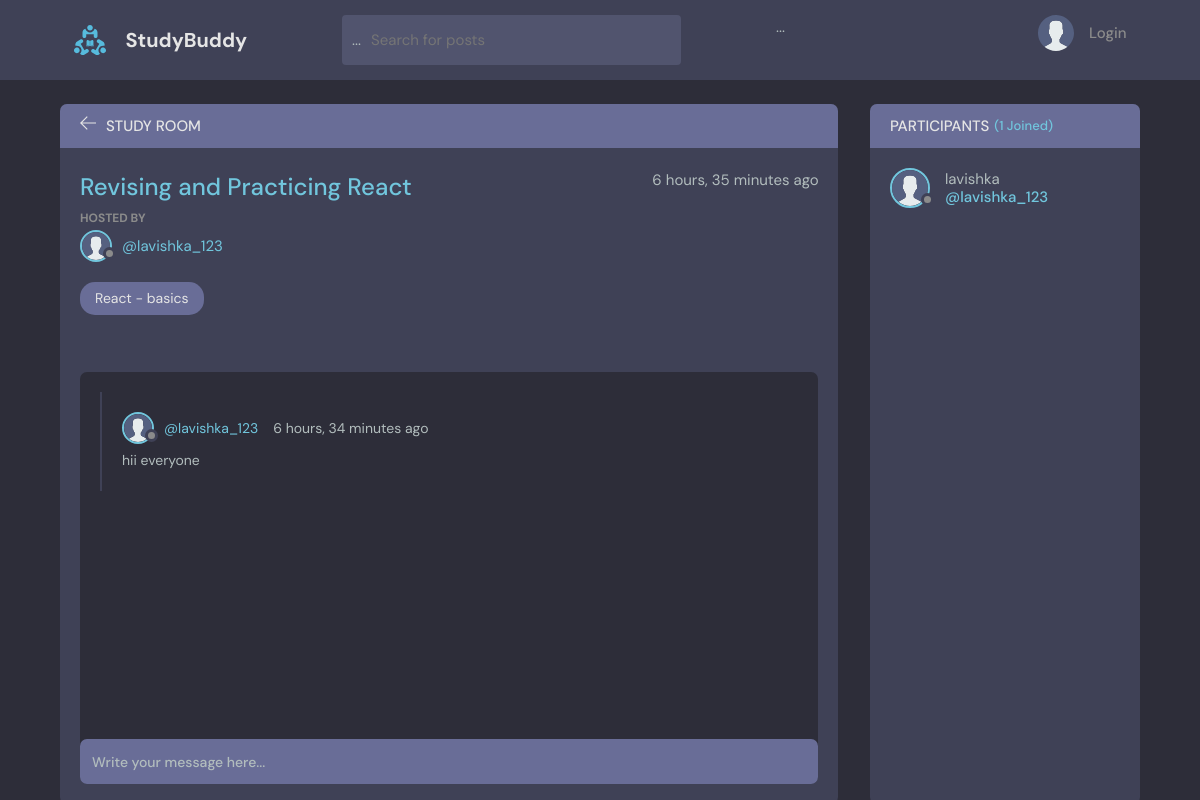
/room/2/, run on an earlier commit of the app's database.
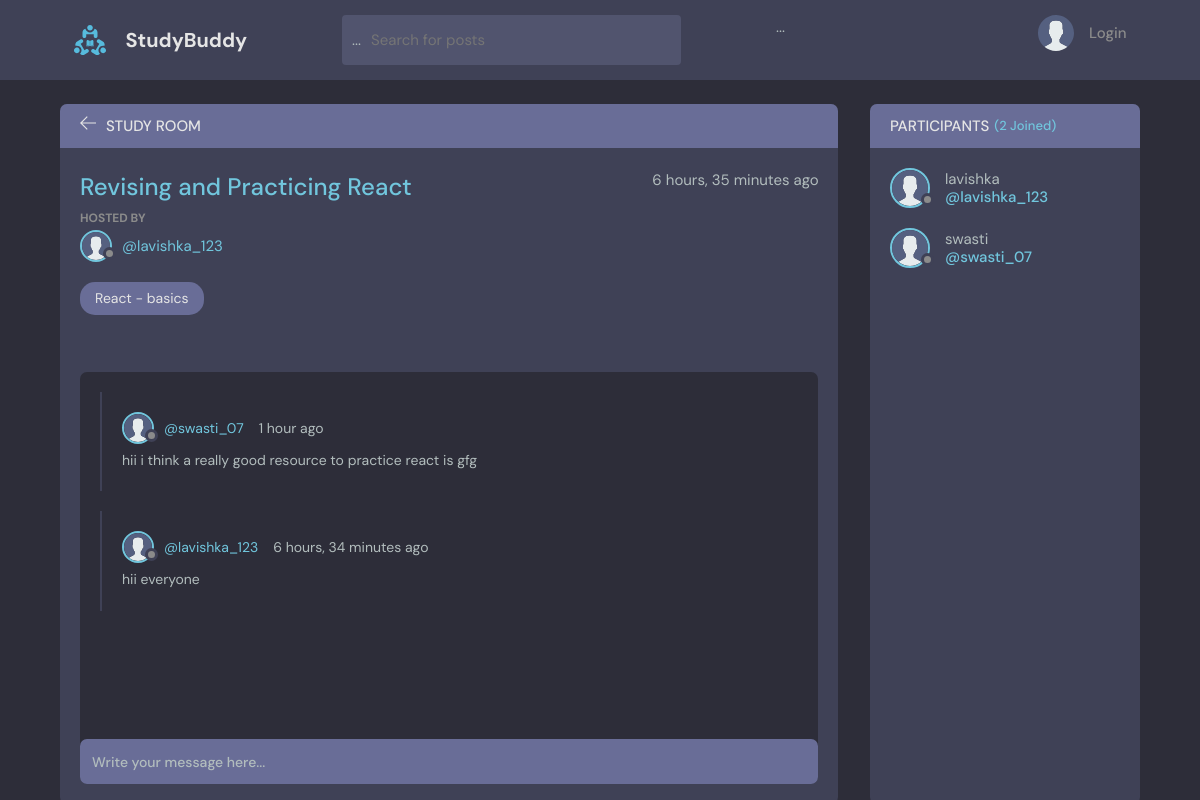
And on a later commit of the database.
### base/models.py (models this page shows, shortened)
class Room(models.Model):
    host = models.ForeignKey(User, on_delete=models.SET_NULL,null=True)
    topic = models.ForeignKey(Topic, on_delete=models.SET_NULL,null=True)
    name = models.CharField(max_length=200)
    description = models.TextField(null=True,blank = True)
    participants = models.ManyToManyField(User,related_name='participants' , blank = True)
    updated = models.DateTimeField(auto_now=True)
    created = models.DateTimeField(auto_now_add=True)
    class Meta:
        ordering = ['-updated' , '-created']

class User(AbstractUser):
    name = models.CharField(max_length=200,null = True)
    email = models.EmailField(null=True,unique=True)
    bio = models.TextField(null=True)
    avatar = models.ImageField(null = True,default = "avatar.svg")
    USERNAME_FIELD = 'email'
    REQUIRED_FIELDS = []

class Topic(models.Model):
    name = models.CharField(max_length=200)
    def __str__(self):
        return self.name

class Message(models.Model):
    user = models.ForeignKey(User, on_delete=models.CASCADE)
    room = models.ForeignKey(Room,on_delete=models.CASCADE)
    body = models.TextField()
    updated = models.DateTimeField(auto_now=True)
    created = models.DateTimeField(auto_now_add=True)
    class Meta:
        ordering = ['-updated' , '-created']

### base/views.py (the view, shortened to what this page needs)
# urls.py: path('room/<str:pk>/' , views.room , name = "room"),
def room(request,pk):
    room = Room.objects.get(id=pk)
    room_messages = room.message_set.all().order_by('-created')
    participants = room.participants.all()
    context = {'room': room , 'room_messages':room_messages , 'participants':participants }
    return render(request, 'base/room.html', context)

### base/templates/base/room.html (shortened to what this page needs)
{% extends 'main.html' %}
{% block content %}
<main class="profile-page layout layout--2">
  <div class="container">
    <div class="room">
      <div class="room__top">
        <div class="room__topLeft">
          <a href="{% url 'home' %}">
            <svg version="1.1" xmlns="http://www.w3.org/2000/svg" width="32" height="32" viewBox="0 0 32 32">
              <title>arrow-left</title>
              <path
                d="M13.723 2.286l-13.723 13.714 13.719 13.714 1.616-1.611-10.96-10.96h27.625v-2.286h-27.625l10.965-10.965-1.616-1.607z">
              </path>
            </svg>
          </a>
          <h3>Study Room</h3>
        </div>
      </div>
      <div class="room__box scroll">
        <div class="room__header scroll">
          <div class="room__info">
            <h3>{{room.name}}</h3>
            <span>{{room.created|timesince}} ago</span>
          </div>
          <div class="room__hosted">
            <p>Hosted By</p>
            <a href="{% url 'user-profile' room.host.id %}" class="room__author">
              <div class="avatar avatar--small">
                <img src="{{room.host.avatar.url}}" />
              </div>
              <span>@{{room.host.username}}</span>
            </a>
          </div>
          <span class="room__topics">{{room.topic}}</span>
        </div>
        <div class="room__conversation">
          <div class="threads scroll">
            {% for message in room_messages %}
            <div class="thread">
              <div class="thread__top">
                <div class="thread__author">
                  <a href="{% url 'user-profile' message.user.id %}" class="thread__authorInfo">
                    <div class="avatar avatar--small">
                      <img src="{{message.user.avatar.url}}" />
                    </div>
                    <span>@{{message.user.username}}</span>
                  </a>
                  <span class="thread__date">{{message.created|timesince}} ago</span>
                </div>
              </div>
              <div class="thread__details">
                {{message.body}}
              </div>
            </div>
            {% endfor %}
          </div>
        </div>
      </div>
      <div class="room__message">
        <form action="" method="POST">
          <input name="body" placeholder="Write your message here..." />
        </form>
      </div>
    </div>
    <div class="participants">
      <h3 class="participants__top">Participants <span>({{participants.count}} Joined)</span></h3>
      <div class="participants__list scroll">
        {% for user in participants %}
        <a href="{%  url 'user-profile' user.id %}" class="participant">
          <div class="avatar avatar--medium">
            <img src="{{user.avatar.url}}" />
          </div>
          <p>
            {{user.name}}
            <span>@{{user.username}}</span>
          </p>
        </a>
        {% endfor %}
      </div>
    </div>
  </div>
</main>
{% endblock content %}

### templates/main.html (shortened to what this page needs)
<!DOCTYPE html>
{% load static %}
<html lang="en">
  <head>
    <link rel="stylesheet" href="{% static 'styles/style.css' %}" />
  </head>
  <body>
    {% include 'navbar.html' %}
    {% block content %}
    {% endblock %}
  </body>
</html>

### templates/navbar.html
{% load static %}
<header class="header header--loggedIn">
  <div class="container">
    {% url 'home' as home_url %}
    {% if home_url %}
      <a href="{{ home_url }}" class="header__logo">
        <img src="{% static 'images/logo.svg' %}" />
        <h1>StudyBuddy</h1>
      </a>
    {% endif %}
    <form class="header__search" method="GET" action="{{ home_url|default:'#' }}">
      <label>
        ...
        <input name="q" placeholder="Search for posts" />
      </label>
    </form>
    ...
    <nav class="header__menu">
      {% if request.user.is_authenticated %}
        <div class="header__user">
          <a href="{% url 'update-user' %}">
            <div class="avatar avatar--medium active">
              <img src="{{request.user.avatar.url}}" />
            </div>
            <p>{{request.user.username}} <span>@{{request.user.username}}</span></p>
          </a>
        </div>
      {% else %}
        <a href="{% url 'login' %}">
          <img src="{% static 'images/avatar.svg' %}" />
          <p>Login</p>
        </a>
      {% endif %}
    </nav>
  </div>
</header>

What changed in the data, as far as the page shows it:
added Message: user.avatar (placeholder picture), user.username "swasti_07", created "1 hour", body "hii i think a really good resource to practice react is gfg"
added User: avatar (placeholder picture), name "swasti", username "swasti_07"
Also different on the page:
{{ participants.count }}: "1" → "2"
